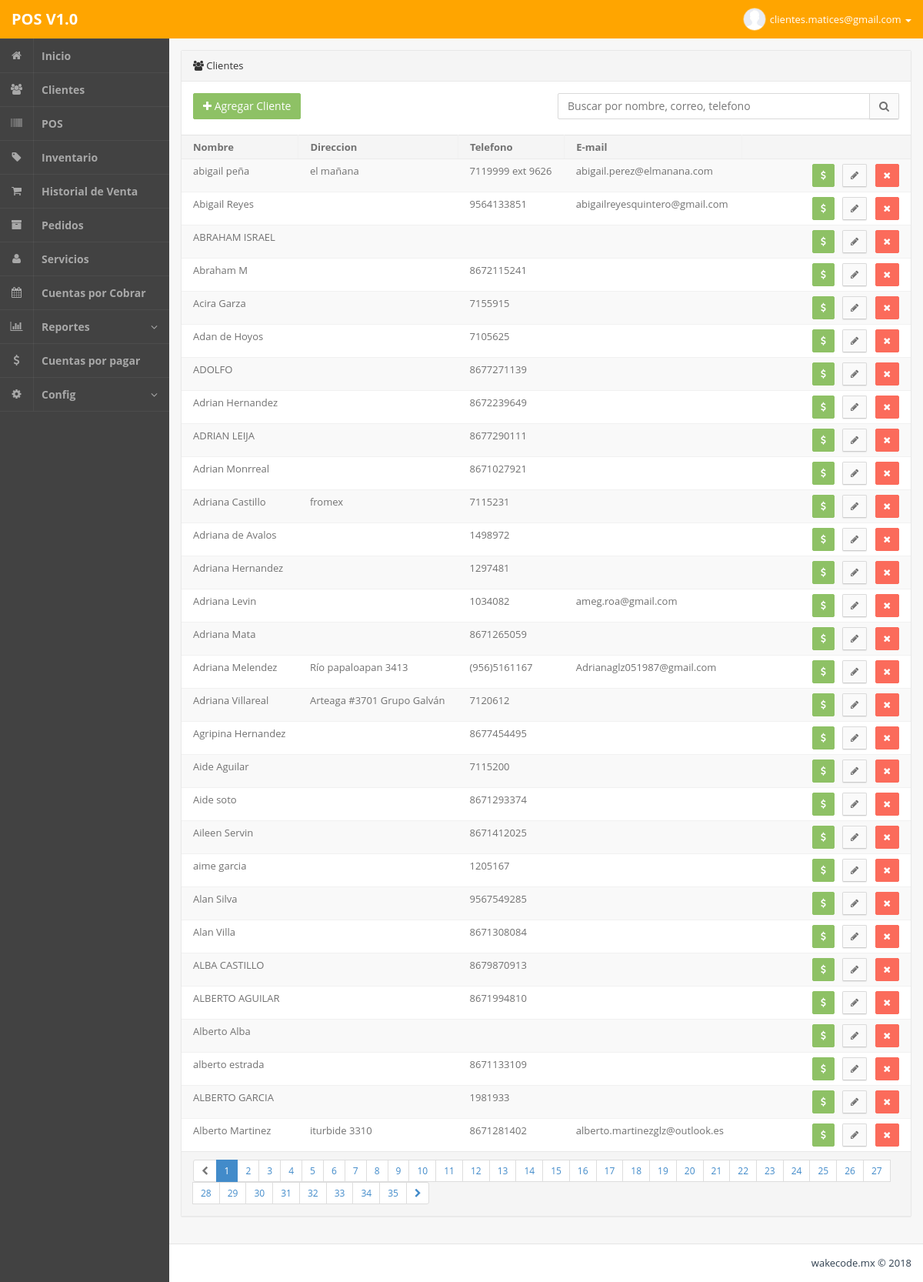
The app's page /admin.php?m=clientes (signed in) with its own data.
### tables this page shows
CREATE TABLE IF NOT EXISTS `clientes` (
  `idclientes` int(255) NOT NULL,
  `fecharegistro` date NOT NULL,
  `nombre` varchar(200) NOT NULL,
  `correo` varchar(100) NOT NULL,
  `domicilio` text NOT NULL,
  `colonia` varchar(50) NOT NULL,
  `codigopostal` varchar(20) NOT NULL,
  `telefono` varchar(20) NOT NULL,
  `celular` varchar(20) NOT NULL,
  `rfc` varchar(100) NOT NULL,
  `contacto` varchar(100) NOT NULL,
  `estado` varchar(100) NOT NULL,
  `pais` varchar(100) NOT NULL,
  `comentarios` text NOT NULL
);

### php/clientes.php (the view, shortened to what this page needs)
<section class="panel panel-default pos-rlt clearfix">
	<header class="panel-heading"> <i class="fa fa-users"></i> Clientes</header>
	<div class="row wrapper">
		<div class="col-md-6 m-b-xs">
			<a href="admin.php?m=clientesAgregar" class="btn btn-md btn-success"><i class="fa fa-plus"></i> Agregar Cliente</a>
		</div>
		<div class="col-md-6">
			<form class="" method="get" action="">
				<div class="input-group">
					<input type="text" class="input-md form-control" name="buscar" placeholder="Buscar por nombre, correo, telefono"> <span class="input-group-btn"> <button type="submit" class="btn btn-md btn-default"> <i class="fa fa-search"></i> </button> </span>
				</div>
			</form>
		</div>
	</div>
	<div class="table-responsive">
		<table class="table table-striped b-t b-light">
			<thead>
				<tr>
					<th>Nombre</th>
					<th>Direccion</th>
					<th>Telefono</th>
					<th>E-mail</th>
					<th width="220"></th>
				</tr>
			</thead>
			<tbody>
<?php
			if ( isset($_GET['buscar']) ){
				$buscar = mysql_real_escape_string($_GET['buscar']);
				$consulta  = "SELECT * FROM clientes WHERE
					(nombre LIKE '%".$buscar."%' OR
						correo LIKE '%".$buscar."%' OR
						telefono LIKE '%".$buscar."%' OR
						celular LIKE '%".$buscar."%')
					ORDER BY nombre ASC";
					$url = "admin.php?m=clientes&buscar=".$buscar;
			} else {
				$consulta  = "SELECT * FROM clientes ORDER BY nombre ASC";
				$url = "admin.php?m=clientes";
			}
$rows_per_page = 30;
if(isset($_GET['pag']))
	$page = mysql_real_escape_string($_GET['pag']);
else if (@$_GET['pag'] == "0")
	$page = 1;
else
	$page = 1;
$num_rows 		= mysql_num_rows(mysql_query($consulta));
$lastpage		= ceil($num_rows / $rows_per_page);
$page     = (int)$page;
$limit 		= 'LIMIT '. ($page -1) * $rows_per_page . ',' .$rows_per_page;
$consulta  .=" $limit";
$consulta = mysql_query($consulta);
			while($q = mysql_fetch_object($consulta)){
?>
					<td><?php echo $q->nombre; ?></td>
					<td><?php echo $q->domicilio; ?></td>
					<td><?php echo $q->telefono; ?></td>
					<td><?php echo $q->correo; ?></td>
					<td class="text-right">
						<a href="admin.php?m=clientePagos&id=<?php echo $q->idclientes; ?>" class="btn btn-sm btn-success"> <i class="fa fa-usd"></i> </a> &nbsp;
						<a href="admin.php?m=clientesEditar&id=<?php echo $q->idclientes; ?>" class="btn btn-sm btn-default"> <i class="fa fa-pencil"></i> </a> &nbsp;
						<a href="admin.php?m=clientes&del=<?php echo $q->idclientes; ?>" class="btn btn-sm btn-danger"> <i class="fa fa-times"></i> </a>
					</td>
<?php
			}
?>
			</tbody>
		</table>
	</div>
<footer class="panel-footer">
		<div class="row">
			<div class="col-sm-12 text-right text-center-xs">
				<ul class="pagination pagination-sm m-t-none m-b-none">
<?php
	if($num_rows != 0){
		$nextpage = $page + 1;
		if ($page == 1) {
			echo '<li class="disabled"><a href="#"><i class="fa fa-chevron-left"></i></a></li>';
			echo '<li class="active"><a href="">1</a></li>';
			for($i= $page+1; $i<= $lastpage ; $i++){
				echo '<li><a href="'.$url.'&pag='.$i.'">'.$i.'</a></li> ';
			}
			if($lastpage >$page ){
				echo '<li><a href="'.$url.'&pag='.$nextpage.'"><i class="fa fa-chevron-right"></i></a></li>';
			}else{
				echo '<li class="disabled"><a href="#"><i class="fa fa-chevron-right"></i></a></li>';
			}
		}
	}
?>
				</ul>
			</div>
		</div>
	</footer>
</section>

### admin.php (shortened to what this page needs)
<?php
if ( isset($_GET['m']) ){
	switch($_GET['m']) {
		case "clientes":
			$paginaPHP = "php/clientes.php";
		break;
	}
} else {
		$paginaPHP = "php/index.php";
}
?>
<!DOCTYPE html>
<html lang="en" class="app">
<head> <meta charset="utf-8" />
<link rel="stylesheet" href="css/app.v1.css" type="text/css" />
<link rel="stylesheet" type="text/css" href="css/select2.min.css">
<link rel="stylesheet" type="text/css" href="css/datepicker.css">
<link rel="stylesheet" type="text/css" href="//cdn.jsdelivr.net/bootstrap.daterangepicker/1/daterangepicker-bs3.css" />
<link rel="stylesheet" type="text/css" href="https://cdnjs.cloudflare.com/ajax/libs/bootstrap-datepicker/1.7.1/css/bootstrap-datepicker.min.css" />
</head>
<body class="">
	<section class="vbox">
		<header class=" dk header navbar navbar-fixed-top-xs" style="background:orange;">
			<div class="navbar-header aside-md">
				<a href="#" class="navbar-brand" data-toggle="fullscreen" style="color:white;">POS V1.0</a>
			</div>
			<ul class="nav navbar-nav navbar-right m-n hidden-xs nav-user">
				<li class="dropdown">
					<a href="#" class="dropdown-toggle" data-toggle="dropdown" style="color:white;"> <span class="thumb-sm avatar pull-left"> <img src="images/avatar_default.jpg"> </span > <?php echo $_SESSION['userNm']; ?> <b class="caret"></b> </a>
				</li>
			</ul>
		</header>
		<section>
			<section class="hbox stretch">
				<aside class="bg-black lter aside-md hidden-print hidden-xs <?php if ((@$_GET['m'] == "pventaAgregar") || (@$_GET['m'] == "pventaEditar") || (@$_GET['m'] == "serviciosAgregar") || (@$_GET['m'] == "serviciosEditar") || (@$_GET['m'] == "pventa") ) echo "nav-xs"; ?>" id="nav">
					<section class="vbox">
						<section class="w-f scrollable">
							<div class="slim-scroll" data-height="auto" data-disable-fade-out="true" data-distance="0" data-size="5px" data-color="#333333">
								<nav class="nav-primary hidden-xs">
									<ul class="nav">
										<li><a href="admin.php"> <i class="fa fa-home"></i> <span>Inicio</span> </a> </li>
										<li><a href="admin.php?m=clientes"> <i class="fa fa-users"></i> <span>Clientes</span> </a> </li>
										<li><a href="admin.php?m=pventaAgregar"> <i class="fa fa-barcode"></i> <span>POS</span> </a> </li>
										<li><a href="admin.php?m=inventario"><i class="fa fa-tag"></i><span>Inventario</span></a></li>
										<li><a href="admin.php?m=pventa"><i class="fa fa-shopping-cart"></i><span>Historial de Venta</span></a></li>
										<li><a href="admin.php?m=pedidos"><i class="fa fa-archive"></i><span>Pedidos</span></a></li>
										<li><a href="admin.php?m=servicios"><i class="fa fa-user"></i><span>Servicios</span></a></li>
										<li> <a href="admin.php?m=porcobrar"> <i class="fa fa-calendar"></i> <span>Cuentas por Cobrar</span> </a> </li>
										<li class="">
											<a href="#webpage" class=""><i class="fa fa-bar-chart-o icon"></i> <span class="pull-right"> <i class="fa fa-angle-down text"></i> <i class="fa fa-angle-up text-active"></i> </span> <span>Reportes</span> </a>
										</li>
										<li><a href="admin.php?m=porpagar"><i class="fa fa-usd"></i><span>Cuentas por pagar</span></a></li>
										<li class="">
											<a href="#webpage" class=""><i class="fa fa-cog icon"></i> <span class="pull-right"> <i class="fa fa-angle-down text"></i> <i class="fa fa-angle-up text-active"></i> </span> <span>Config</span> </a>
										</li>
									</ul>
								</nav>
							</div>
						</section>
					</section>
				</aside>
				<section id="content">
					<section class="vbox">
						<section class="scrollable wrapper w-f">
							<?php include $paginaPHP; ?>
						</section>
						<footer class="footer bg-white b-t b-light text-right">
							<p><a href="http://rosef.mx" target="_blank">wakecode.mx &copy; 2018</a></p>
						</footer>
					</section>
				</section>
			</section>
		</section>
	</section>
</body>
</html>

### admin.php (style rules this page uses)
td,th { white-space: nowrap; }
.table-responsive { width: 100%; margin-bottom: 15px; overflow-x: auto; overflow-y: hidden; }

### records on screen
clientes: nombre "abigail peña", domicilio "el mañana", telefono "7119999 ext 9626", correo "abigail.perez@elmanana.com"
clientes: nombre "Abigail Reyes", telefono "9564133851", correo "abigailreyesquintero@gmail.com"
clientes: nombre "ABRAHAM ISRAEL"
clientes: nombre "Abraham M", telefono "8672115241"
clientes: nombre "Acira Garza", telefono "7155915"
clientes: nombre "Adan de Hoyos", telefono "7105625"
clientes: nombre "ADOLFO", telefono "8677271139"
clientes: nombre "Adrian Hernandez", telefono "8672239649"
clientes: nombre "ADRIAN LEIJA", telefono "8677290111"
clientes: nombre "Adrian Monrreal", telefono "8671027921"
clientes: nombre "Adriana Castillo", domicilio "fromex", telefono "7115231"
clientes: nombre "Adriana de Avalos", telefono "1498972"
clientes: nombre "Adriana Hernandez", telefono "1297481"
clientes: nombre "Adriana Levin", telefono "1034082", correo "ameg.roa@gmail.com"
clientes: nombre "Adriana Mata", telefono "8671265059"
clientes: nombre "Adriana Melendez", domicilio "Río papaloapan 3413", telefono "(956)5161167", correo "Adrianaglz051987@gmail.com"
clientes: nombre "Adriana Villareal", domicilio "Arteaga #3701 Grupo Galván", telefono "7120612"
clientes: nombre "Agripina Hernandez", telefono "8677454495"
clientes: nombre "Aide Aguilar", telefono "7115200"
clientes: nombre "Aide soto", telefono "8671293374"
clientes: nombre "Aileen Servin", telefono "8671412025"
clientes: nombre "aime garcia", telefono "1205167"
clientes: nombre "Alan Silva", telefono "9567549285"
clientes: nombre "Alan Villa", telefono "8671308084"
clientes: nombre "ALBA CASTILLO", telefono "8679870913"
clientes: nombre "ALBERTO AGUILAR", telefono "8671994810"
clientes: nombre "Alberto Alba"
clientes: nombre "alberto estrada", telefono "8671133109"
clientes: nombre "ALBERTO GARCIA", telefono "1981933"
clientes: nombre "Alberto Martinez", domicilio "iturbide 3310", telefono "8671281402", correo "alberto.martinezglz@outlook.es"

### other values on screen
$_SESSION['userNm'] "clientes.matices@gmail.com"
